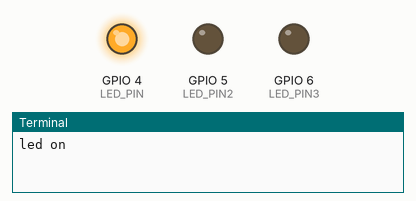
Recording of a program running on a simulated Raspberry Pi (BCM pin numbers). On the bench: output pins drawn as LEDs (lit = HIGH), the last lines printed to the terminal. At 9.0 s the program stops and its outputs stay as they are.

Above: at 0.1 s.
At 3.1 s:
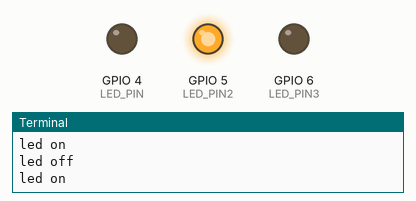
At 6.1 s:
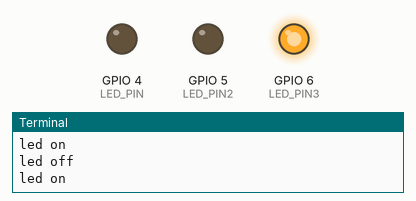
At 8.1 s:
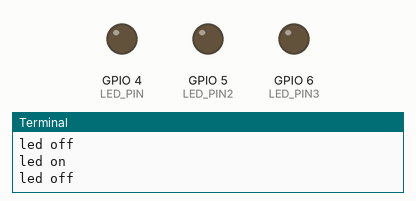
Timing chart, 0 to 9.6 s (numbered marks = the images above):
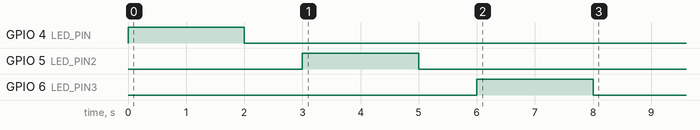

Measured:
- by itself, GPIO 4 (LED_PIN): LOW → HIGH at 0.00 s, → LOW 2.0 s later
- by itself, GPIO 5 (LED_PIN2): LOW → HIGH at 3.0 s, → LOW 2.0 s later
- by itself, GPIO 6 (LED_PIN3): LOW → HIGH at 6.0 s, → LOW 2.0 s later

The program:

led_blink_test.py
```python
import RPi.GPIO as GPIO
import time
LED_PIN = 4
LED_PIN2 = 5
LED_PIN3 = 6
GPIO.setmode(GPIO.BCM)
GPIO.setup(LED_PIN, GPIO.OUT)
GPIO.setup(LED_PIN2, GPIO.OUT)
GPIO.setup(LED_PIN3, GPIO.OUT)
for i in range(1):
    GPIO.output(LED_PIN, GPIO.HIGH)
    print("led on")
    time.sleep(2)
    GPIO.output(LED_PIN, GPIO.LOW)
    print("led off")
    time.sleep(1)
    GPIO.output(LED_PIN2, GPIO.HIGH)
    print("led on")
    time.sleep(2)
    GPIO.output(LED_PIN2, GPIO.LOW)
    print("led off")
    time.sleep(1)
    GPIO.output(LED_PIN3, GPIO.HIGH)
    print("led on")
    time.sleep(2)
    GPIO.output(LED_PIN3, GPIO.LOW)
    print("led off")
    time.sleep(1)

GPIO.cleanup()
```
